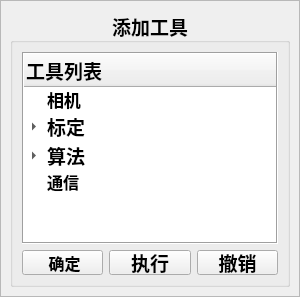
       <widget class="QStackedWidget" name="SWidget_toolsDirectory">
        <property name="sizePolicy">
         <sizepolicy hsizetype="Minimum" vsizetype="Preferred">
          <horstretch>0</horstretch>
          <verstretch>0</verstretch>
         </sizepolicy>
        </property>
        <property name="minimumSize">
         <size>
          <width>200</width>
          <height>100</height>
         </size>
        </property>
        <property name="frameShape">
         <enum>QFrame::StyledPanel</enum>
        </property>
        <property name="currentIndex">
         <number>0</number>
        </property>
        <widget class="QWidget" name="page_toolList">
         <layout class="QGridLayout" name="gridLayout_21">
          <item row="0" column="0">
           <widget class="QGroupBox" name="groupBox_15">
            <property name="font">
             <font>
              <family>华文楷体</family>
              <pointsize>14</pointsize>
              <weight>75</weight>
              <bold>true</bold>
             </font>
            </property>
            <property name="styleSheet">
             <string notr="true">border-right-color: rgb(85, 255, 255);
border-bottom-color: rgb(255, 0, 0);
border-left-color: rgb(255, 255, 127);
border-top-color: rgb(255, 85, 255);</string>
            </property>
            <property name="title">
             <string>添加工具</string>
            </property>
            <property name="alignment">
             <set>Qt::AlignCenter</set>
            </property>
            <layout class="QVBoxLayout" name="verticalLayout">
             <item>
              <widget class="QTreeWidget" name="TWidget_toolList">
               <property name="frameShape">
                <enum>QFrame::Box</enum>
               </property>
               <property name="editTriggers">
                <set>QAbstractItemView::EditKeyPressed|QAbstractItemView::SelectedClicked</set>
               </property>
               <property name="iconSize">
                <size>
                 <width>16</width>
                 <height>16</height>
                </size>
               </property>
               <column>
                <property name="text">
                 <string>工具列表</string>
                </property>
                <property name="font">
                 <font>
                  <family>华文楷体</family>
                  <pointsize>14</pointsize>
                  <weight>75</weight>
                  <bold>true</bold>
                  <underline>false</underline>
                 </font>
                </property>
                <property name="icon">
                 <iconset resource="resource.qrc">
                  <normaloff>:/icon/img/icon/pro.png</normaloff>:/icon/img/icon/pro.png</iconset>
                </property>
               </column>
               <item>
                <property name="text">
                 <string>相机</string>
                </property>
                <property name="font">
                 <font>
                  <family>华文楷体</family>
                  <pointsize>13</pointsize>
                  <weight>75</weight>
                  <bold>true</bold>
                 </font>
                </property>
                <property name="icon">
                 <iconset resource="resource.qrc">
                  <normaloff>:/icon/img/icon/camera1.png</normaloff>:/icon/img/icon/camera1.png</iconset>
                </property>
               </item>
               <item>
                <property name="text">
                 <string>标定</string>
                </property>
                <property name="font">
                 <font>
                  <family>华文楷体</family>
                  <pointsize>14</pointsize>
                  <weight>75</weight>
                  <bold>true</bold>
                 </font>
                </property>
                <property name="icon">
                 <iconset resource="resource.qrc">
                  <normaloff>:/icon/img/icon/calibrate.png</normaloff>:/icon/img/icon/calibrate.png</iconset>
                </property>
                <item>
                 <property name="text">
                  <string>①标定板</string>
                 </property>
                 <property name="font">
                  <font>
                   <family>华文楷体</family>
                   <pointsize>12</pointsize>
                   <weight>75</weight>
                   <bold>true</bold>
                  </font>
                 </property>
                 <item>
                  <property name="text">
                   <string>方形棋盘格</string>
                  </property>
                  <property name="font">
                   <font>
                    <family>华文楷体</family>
                    <pointsize>12</pointsize>
                    <weight>75</weight>
                    <bold>true</bold>
                   </font>
                  </property>
                 </item>
                 <item>
                  <property name="text">
                   <string>圆形棋盘格</string>
                  </property>
                  <property name="font">
                   <font>
                    <family>华文楷体</family>
                    <pointsize>12</pointsize>
                    <weight>75</weight>
                    <bold>true</bold>
                   </font>
                  </property>
                 </item>
                 <item>
                  <property name="text">
                   <string>圆(框选)</string>
                  </property>
                  <property name="font">
                   <font>
                    <family>华文楷体</family>
                    <pointsize>12</pointsize>
                    <weight>75</weight>
                    <bold>true</bold>
                   </font>
                  </property>
                 </item>
                </item>
                <item>
                 <property name="text">
                  <string>②映射矩阵</string>
                 </property>
                 <property name="font">
                  <font>
                   <family>华文楷体</family>
                   <pointsize>12</pointsize>
                   <weight>75</weight>
                   <bold>true</bold>
                  </font>
                 </property>
                </item>
               </item>
               <item>
                <property name="text">
                 <string>算法</string>
                </property>
                <property name="font">
                 <font>
                  <family>华文楷体</family>
                  <pointsize>14</pointsize>
                  <weight>75</weight>
                  <bold>true</bold>
                 </font>
                </property>
                <property name="icon">
                 <iconset resource="resource.qrc">
                  <normaloff>:/icon/img/icon/algorithm.png</normaloff>:/icon/img/icon/algorithm.png</iconset>
                </property>
                <item>
                 <property name="text">
                  <string>常规</string>
                 </property>
                 <property name="font">
                  <font>
                   <family>华文楷体</family>
                   <pointsize>12</pointsize>
                   <weight>75</weight>
                   <bold>true</bold>
                  </font>
                 </property>
                 <item>
                  <property name="text">
                   <string>图像取反</string>
                  </property>
                  <property name="font">
                   <font>
                    <family>华文楷体</family>
                    <pointsize>12</pointsize>
                    <weight>75</weight>
                    <bold>true</bold>
                   </font>
                  </property>
                 </item>
                </item>
                <item>
                 <property name="text">
                  <string>二值化</string>
                 </property>
                 <property name="font">
                  <font>
                   <family>华文楷体</family>
                   <pointsize>12</pointsize>
                   <weight>75</weight>
                   <bold>true</bold>
                  </font>
                 </property>
                 <item>
                  <property name="text">
                   <string>全局二值化</string>
                  </property>
                  <property name="font">
                   <font>
                    <family>华文楷体</family>
                    <pointsize>12</pointsize>
                    <weight>75</weight>
                    <bold>true</bold>
                   </font>
                  </property>
                  <item>
                   <property name="text">
                    <string>常规二值化</string>
                   </property>
                   <property name="font">
                    <font>
                     <family>华文楷体</family>
                     <pointsize>12</pointsize>
                     <weight>75</weight>
                     <bold>true</bold>
                    </font>
                   </property>
                  </item>
                  <item>
                   <property name="text">
                    <string>常规_反向二值化</string>
                   </property>
                   <property name="font">
                    <font>
                     <family>华文楷体</family>
                     <pointsize>12</pointsize>
                     <weight>75</weight>
                     <bold>true</bold>
                    </font>
                   </property>
                  </item>
                  <item>
                   <property name="text">
                    <string>OTSU</string>
                   </property>
                   <property name="font">
                    <font>
                     <family>华文楷体</family>
                     <pointsize>12</pointsize>
                     <weight>75</weight>
                     <bold>true</bold>
                    </font>
                   </property>
                  </item>
                 </item>
                 <item>
                  <property name="text">
                   <string>局部二值化</string>
                  </property>
                  <property name="font">
                   <font>
                    <family>华文楷体</family>
                    <pointsize>12</pointsize>
                    <weight>75</weight>
                    <bold>true</bold>
                   </font>
                  </property>
                  <item>
                   <property name="text">
                    <string>分块二值化</string>
                   </property>
                   <property name="font">
                    <font>
                     <family>华文楷体</family>
                     <pointsize>12</pointsize>
                     <weight>75</weight>
                     <bold>true</bold>
                    </font>
                   </property>
                  </item>
                 </item>
                </item>
                <item>
                 <property name="text">
                  <string>滤波</string>
                 </property>
                 <property name="font">
                  <font>
                   <family>华文楷体</family>
                   <pointsize>12</pointsize>
                   <weight>75</weight>
                   <bold>true</bold>
                  </font>
                 </property>
                 <item>
                  <property name="text">
                   <string>均值滤波</string>
                  </property>
                  <property name="font">
                   <font>
                    <family>华文楷体</family>
                    <pointsize>12</pointsize>
                    <weight>75</weight>
                    <bold>true</bold>
                   </font>
                  </property>
                 </item>
                 <item>
                  <property name="text">
                   <string>高斯滤波</string>
                  </property>
                  <property name="font">
                   <font>
                    <family>华文楷体</family>
                    <pointsize>12</pointsize>
                    <weight>75</weight>
                    <bold>true</bold>
                   </font>
                  </property>
                 </item>
                 <item>
                  <property name="text">
                   <string>中值滤波</string>
                  </property>
                  <property name="font">
                   <font>
                    <family>华文楷体</family>
                    <pointsize>12</pointsize>
                    <weight>75</weight>
                    <bold>true</bold>
                   </font>
                  </property>
                 </item>
                 <item>
                  <property name="text">
                   <string>双边滤波</string>
                  </property>
                  <property name="font">
                   <font>
                    <family>华文楷体</family>
                    <pointsize>12</pointsize>
                    <weight>75</weight>
                    <bold>true</bold>
                   </font>
                  </property>
                 </item>
                </item>
                <item>
                 <property name="text">
                  <string>形态学操作</string>
                 </property>
                 <property name="font">
                  <font>
                   <family>华文楷体</family>
                   <pointsize>12</pointsize>
                   <weight>75</weight>
                   <bold>true</bold>
                  </font>
                 </property>
                 <item>
                  <property name="text">
                   <string>膨胀</string>
                  </property>
                  <property name="font">
                   <font>
                    <family>华文楷体</family>
                    <pointsize>12</pointsize>
                    <weight>75</weight>
                    <bold>true</bold>
                   </font>
                  </property>
                 </item>
                 <item>
                  <property name="text">
                   <string>腐蚀</string>
                  </property>
                  <property name="font">
                   <font>
                    <family>华文楷体</family>
                    <pointsize>12</pointsize>
                    <weight>75</weight>
                    <bold>true</bold>
                   </font>
                  </property>
                 </item>
                 <item>
                  <property name="text">
                   <string>开</string>
                  </property>
                  <property name="font">
                   <font>
                    <family>华文楷体</family>
                    <pointsize>12</pointsize>
                    <weight>75</weight>
                    <bold>true</bold>
                   </font>
                  </property>
                 </item>
                 <item>
                  <property name="text">
                   <string>闭</string>
                  </property>
                  <property name="font">
                   <font>
                    <family>华文楷体</family>
                    <pointsize>12</pointsize>
                    <weight>75</weight>
                    <bold>true</bold>
                   </font>
                  </property>
                 </item>
                 <item>
                  <property name="text">
                   <string>形态学梯度</string>
                  </property>
                  <property name="font">
                   <font>
                    <family>华文楷体</family>
                    <pointsize>12</pointsize>
                    <weight>75</weight>
                    <bold>true</bold>
                   </font>
                  </property>
                 </item>
                 <item>
                  <property name="text">
                   <string>黑帽</string>
                  </property>
                  <property name="font">
                   <font>
                    <family>华文楷体</family>
                    <pointsize>12</pointsize>
                    <weight>75</weight>
                    <bold>true</bold>
                   </font>
                  </property>
                 </item>
                 <item>
                  <property name="text">
                   <string>顶帽</string>
                  </property>
                  <property name="font">
                   <font>
                    <family>华文楷体</family>
                    <pointsize>12</pointsize>
                    <weight>75</weight>
                    <bold>true</bold>
                   </font>
                  </property>
                 </item>
                </item>
                <item>
                 <property name="text">
                  <string>轮廓</string>
                 </property>
                 <property name="font">
                  <font>
                   <family>华文楷体</family>
                   <pointsize>12</pointsize>
                   <weight>75</weight>
                   <bold>true</bold>
                  </font>
                 </property>
                 <item>
                  <property name="text">
                   <string>查找轮廓</string>
                  </property>
                  <property name="font">
                   <font>
                    <family>华文楷体</family>
                    <pointsize>12</pointsize>
                    <weight>75</weight>
                    <bold>true</bold>
                   </font>
                  </property>
                 </item>
                </item>
                <item>
                 <property name="text">
                  <string>霍夫圆</string>
                 </property>
                 <property name="font">
                  <font>
                   <family>华文楷体</family>
                   <pointsize>12</pointsize>
                   <weight>75</weight>
                   <bold>true</bold>
                  </font>
                 </property>
                 <item>
                  <property name="text">
                   <string>查找霍夫圆</string>
                  </property>
                  <property name="font">
                   <font>
                    <family>华文楷体</family>
                    <pointsize>12</pointsize>
                    <weight>75</weight>
                    <bold>true</bold>
                   </font>
                  </property>
                 </item>
                </item>
                <item>
                 <property name="text">
                  <string>通用圆</string>
                 </property>
                 <property name="font">
                  <font>
                   <family>华文楷体</family>
                   <pointsize>12</pointsize>
                   <weight>75</weight>
                   <bold>true</bold>
                  </font>
                 </property>
                 <item>
                  <property name="text">
                   <string>查找圆</string>
                  </property>
                  <property name="font">
                   <font>
                    <family>华文楷体</family>
                    <pointsize>12</pointsize>
                    <weight>75</weight>
                    <bold>true</bold>
                   </font>
                  </property>
                 </item>
                </item>
                <item>
                 <property name="text">
                  <string>特征点</string>
                 </property>
                 <property name="font">
                  <font>
                   <family>华文楷体</family>
                   <pointsize>12</pointsize>
                   <weight>75</weight>
                   <bold>true</bold>
                  </font>
                 </property>
                 <item>
                  <property name="text">
                   <string>方形棋盘格特征点</string>
                  </property>
                  <property name="font">
                   <font>
                    <family>华文楷体</family>
                    <pointsize>12</pointsize>
                    <weight>75</weight>
                    <bold>true</bold>
                   </font>
                  </property>
                 </item>
                </item>
                <item>
                 <property name="text">
                  <string>匹配</string>
                 </property>
                 <property name="font">
                  <font>
                   <family>华文楷体</family>
                   <pointsize>12</pointsize>
                   <weight>75</weight>
                   <bold>true</bold>
                  </font>
                 </property>
                 <item>
                  <property name="text">
                   <string>轮廓匹配</string>
                  </property>
                  <property name="font">
                   <font>
                    <family>华文楷体</family>
                    <pointsize>12</pointsize>
                    <weight>75</weight>
                    <bold>true</bold>
                   </font>
                  </property>
                 </item>
                 <item>
                  <property name="text">
                   <string>模板匹配</string>
                  </property>
                  <property name="font">
                   <font>
                    <family>华文楷体</family>
                    <pointsize>12</pointsize>
                    <weight>75</weight>
                    <bold>true</bold>
                   </font>
                  </property>
                 </item>
                 <item>
                  <property name="text">
                   <string>特征点匹配</string>
                  </property>
                  <property name="font">
                   <font>
                    <family>华文楷体</family>
                    <pointsize>12</pointsize>
                    <weight>75</weight>
                    <bold>true</bold>
                   </font>
                  </property>
                 </item>
                </item>
                <item>
                 <property name="text">
                  <string>坐标系</string>
                 </property>
                 <property name="font">
                  <font>
                   <family>华文楷体</family>
                   <pointsize>12</pointsize>
                   <weight>75</weight>
                   <bold>true</bold>
                  </font>
                 </property>
                 <item>
                  <property name="text">
                   <string>相机坐标系-&gt;机器臂坐标系</string>
                  </property>
                  <property name="font">
                   <font>
                    <family>华文楷体</family>
                    <pointsize>12</pointsize>
                    <weight>75</weight>
                    <bold>true</bold>
                   </font>
                  </property>
                 </item>
                </item>
               </item>
               <item>
                <property name="text">
                 <string>通信</string>
                </property>
                <property name="font">
                 <font>
                  <family>华文楷体</family>
                  <pointsize>12</pointsize>
                  <weight>75</weight>
                  <bold>true</bold>
                 </font>
                </property>
                <property name="icon">
                 <iconset resource="resource.qrc">
                  <normaloff>:/icon/img/icon/connect.png</normaloff>:/icon/img/icon/connect.png</iconset>
                </property>
               </item>
              </widget>
             </item>
             <item>
              <layout class="QHBoxLayout" name="horizontalLayout_4">
               <item>
                <widget class="QPushButton" name="btn_toolConfirm">
                 <property name="minimumSize">
                  <size>
                   <width>0</width>
                   <height>25</height>
                  </size>
                 </property>
                 <property name="maximumSize">
                  <size>
                   <width>100</width>
                   <height>25</height>
                  </size>
                 </property>
                 <property name="baseSize">
                  <size>
                   <width>75</width>
                   <height>25</height>
                  </size>
                 </property>
                 <property name="font">
                  <font>
                   <family>华文楷体</family>
                   <pointsize>12</pointsize>
                   <weight>75</weight>
                   <bold>true</bold>
                  </font>
                 </property>
                 <property name="text">
                  <string> 确定</string>
                 </property>
                </widget>
               </item>
               <item>
                <widget class="QPushButton" name="btn_AlgorithmExcute">
                 <property name="minimumSize">
                  <size>
                   <width>0</width>
                   <height>25</height>
                  </size>
                 </property>
                 <property name="maximumSize">
                  <size>
                   <width>100</width>
                   <height>25</height>
                  </size>
                 </property>
                 <property name="font">
                  <font>
                   <family>华文楷体</family>
                   <pointsize>14</pointsize>
                   <weight>75</weight>
                   <bold>true</bold>
                  </font>
                 </property>
                 <property name="text">
                  <string>执行</string>
                 </property>
                </widget>
               </item>
               <item>
                <widget class="QPushButton" name="btn_AlgorithmRevocation">
                 <property name="minimumSize">
                  <size>
                   <width>0</width>
                   <height>25</height>
                  </size>
                 </property>
                 <property name="maximumSize">
                  <size>
                   <width>100</width>
                   <height>25</height>
                  </size>
                 </property>
                 <property name="font">
                  <font>
                   <family>华文楷体</family>
                   <pointsize>14</pointsize>
                   <weight>75</weight>
                   <bold>true</bold>
                  </font>
                 </property>
                 <property name="text">
                  <string>撤销</string>
                 </property>
                </widget>
               </item>
              </layout>
             </item>
            </layout>
           </widget>
          </item>
         </layout>
        </widget>
       </widget>
